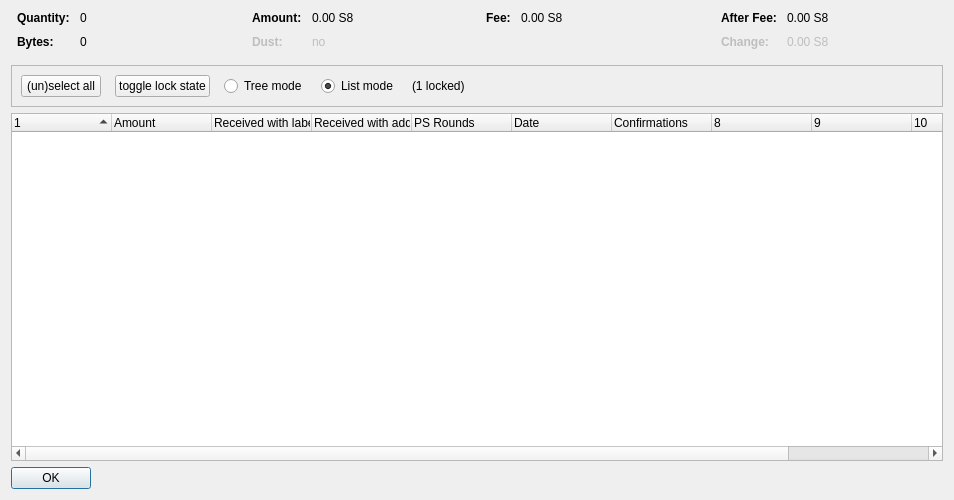
<?xml version="1.0" encoding="UTF-8"?>
<ui version="4.0">
 <class>CoinControlDialog</class>
 <widget class="QDialog" name="CoinControlDialog">
  <property name="geometry">
   <rect>
    <x>0</x>
    <y>0</y>
    <width>954</width>
    <height>500</height>
   </rect>
  </property>
  <property name="windowTitle">
   <string>Coin Selection</string>
  </property>
  <layout class="QVBoxLayout" name="verticalLayout">
   <item>
    <layout class="QHBoxLayout" name="horizontalLayoutTop" stretch="0,0,0,0">
     <property name="topMargin">
      <number>0</number>
     </property>
     <property name="bottomMargin">
      <number>10</number>
     </property>
     <item>
      <layout class="QFormLayout" name="formLayoutCoinControl1">
       <property name="horizontalSpacing">
        <number>10</number>
       </property>
       <property name="verticalSpacing">
        <number>10</number>
       </property>
       <property name="leftMargin">
        <number>6</number>
       </property>
       <property name="rightMargin">
        <number>6</number>
       </property>
       <item row="0" column="0">
        <widget class="QLabel" name="labelCoinControlQuantityText">
         <property name="font">
          <font>
           <weight>75</weight>
           <bold>true</bold>
          </font>
         </property>
         <property name="text">
          <string>Quantity:</string>
         </property>
        </widget>
       </item>
       <item row="0" column="1">
        <widget class="QLabel" name="labelCoinControlQuantity">
         <property name="cursor">
          <cursorShape>IBeamCursor</cursorShape>
         </property>
         <property name="contextMenuPolicy">
          <enum>Qt::ActionsContextMenu</enum>
         </property>
         <property name="text">
          <string notr="true">0</string>
         </property>
         <property name="textInteractionFlags">
          <set>Qt::LinksAccessibleByMouse|Qt::TextSelectableByKeyboard|Qt::TextSelectableByMouse</set>
         </property>
        </widget>
       </item>
       <item row="1" column="0">
        <widget class="QLabel" name="labelCoinControlBytesText">
         <property name="font">
          <font>
           <weight>75</weight>
           <bold>true</bold>
          </font>
         </property>
         <property name="text">
          <string>Bytes:</string>
         </property>
        </widget>
       </item>
       <item row="1" column="1">
        <widget class="QLabel" name="labelCoinControlBytes">
         <property name="cursor">
          <cursorShape>IBeamCursor</cursorShape>
         </property>
         <property name="contextMenuPolicy">
          <enum>Qt::ActionsContextMenu</enum>
         </property>
         <property name="text">
          <string notr="true">0</string>
         </property>
         <property name="textInteractionFlags">
          <set>Qt::LinksAccessibleByMouse|Qt::TextSelectableByKeyboard|Qt::TextSelectableByMouse</set>
         </property>
        </widget>
       </item>
      </layout>
     </item>
     <item>
      <layout class="QFormLayout" name="formLayoutCoinControl2">
       <property name="horizontalSpacing">
        <number>10</number>
       </property>
       <property name="verticalSpacing">
        <number>10</number>
       </property>
       <property name="leftMargin">
        <number>6</number>
       </property>
       <property name="rightMargin">
        <number>6</number>
       </property>
       <item row="0" column="0">
        <widget class="QLabel" name="labelCoinControlAmountText">
         <property name="font">
          <font>
           <weight>75</weight>
           <bold>true</bold>
          </font>
         </property>
         <property name="text">
          <string>Amount:</string>
         </property>
        </widget>
       </item>
       <item row="0" column="1">
        <widget class="QLabel" name="labelCoinControlAmount">
         <property name="cursor">
          <cursorShape>IBeamCursor</cursorShape>
         </property>
         <property name="contextMenuPolicy">
          <enum>Qt::ActionsContextMenu</enum>
         </property>
         <property name="text">
          <string notr="true">0.00 S8</string>
         </property>
         <property name="textInteractionFlags">
          <set>Qt::LinksAccessibleByMouse|Qt::TextSelectableByKeyboard|Qt::TextSelectableByMouse</set>
         </property>
        </widget>
       </item>
       <item row="1" column="0">
        <widget class="QLabel" name="labelCoinControlLowOutputText">
         <property name="enabled">
          <bool>false</bool>
         </property>
         <property name="font">
          <font>
           <weight>75</weight>
           <bold>true</bold>
          </font>
         </property>
         <property name="text">
          <string>Dust:</string>
         </property>
        </widget>
       </item>
       <item row="1" column="1">
        <widget class="QLabel" name="labelCoinControlLowOutput">
         <property name="enabled">
          <bool>false</bool>
         </property>
         <property name="cursor">
          <cursorShape>IBeamCursor</cursorShape>
         </property>
         <property name="contextMenuPolicy">
          <enum>Qt::ActionsContextMenu</enum>
         </property>
         <property name="text">
          <string notr="true">no</string>
         </property>
         <property name="textInteractionFlags">
          <set>Qt::LinksAccessibleByMouse|Qt::TextSelectableByKeyboard|Qt::TextSelectableByMouse</set>
         </property>
        </widget>
       </item>
      </layout>
     </item>
     <item>
      <layout class="QFormLayout" name="formLayoutCoinControl3">
       <property name="horizontalSpacing">
        <number>10</number>
       </property>
       <property name="verticalSpacing">
        <number>10</number>
       </property>
       <property name="leftMargin">
        <number>6</number>
       </property>
       <property name="rightMargin">
        <number>6</number>
       </property>
       <item row="0" column="0">
        <widget class="QLabel" name="labelCoinControlFeeText">
         <property name="font">
          <font>
           <weight>75</weight>
           <bold>true</bold>
          </font>
         </property>
         <property name="text">
          <string>Fee:</string>
         </property>
        </widget>
       </item>
       <item row="0" column="1">
        <widget class="QLabel" name="labelCoinControlFee">
         <property name="cursor">
          <cursorShape>IBeamCursor</cursorShape>
         </property>
         <property name="contextMenuPolicy">
          <enum>Qt::ActionsContextMenu</enum>
         </property>
         <property name="text">
          <string notr="true">0.00 S8</string>
         </property>
         <property name="textInteractionFlags">
          <set>Qt::LinksAccessibleByMouse|Qt::TextSelectableByKeyboard|Qt::TextSelectableByMouse</set>
         </property>
        </widget>
       </item>
      </layout>
     </item>
     <item>
      <layout class="QFormLayout" name="formLayoutCoinControl4">
       <property name="horizontalSpacing">
        <number>10</number>
       </property>
       <property name="verticalSpacing">
        <number>10</number>
       </property>
       <property name="leftMargin">
        <number>6</number>
       </property>
       <property name="rightMargin">
        <number>6</number>
       </property>
       <item row="0" column="0">
        <widget class="QLabel" name="labelCoinControlAfterFeeText">
         <property name="font">
          <font>
           <weight>75</weight>
           <bold>true</bold>
          </font>
         </property>
         <property name="text">
          <string>After Fee:</string>
         </property>
        </widget>
       </item>
       <item row="0" column="1">
        <widget class="QLabel" name="labelCoinControlAfterFee">
         <property name="cursor">
          <cursorShape>IBeamCursor</cursorShape>
         </property>
         <property name="contextMenuPolicy">
          <enum>Qt::ActionsContextMenu</enum>
         </property>
         <property name="text">
          <string notr="true">0.00 S8</string>
         </property>
         <property name="textInteractionFlags">
          <set>Qt::LinksAccessibleByMouse|Qt::TextSelectableByKeyboard|Qt::TextSelectableByMouse</set>
         </property>
        </widget>
       </item>
       <item row="1" column="0">
        <widget class="QLabel" name="labelCoinControlChangeText">
         <property name="enabled">
          <bool>false</bool>
         </property>
         <property name="font">
          <font>
           <weight>75</weight>
           <bold>true</bold>
          </font>
         </property>
         <property name="text">
          <string>Change:</string>
         </property>
        </widget>
       </item>
       <item row="1" column="1">
        <widget class="QLabel" name="labelCoinControlChange">
         <property name="enabled">
          <bool>false</bool>
         </property>
         <property name="cursor">
          <cursorShape>IBeamCursor</cursorShape>
         </property>
         <property name="contextMenuPolicy">
          <enum>Qt::ActionsContextMenu</enum>
         </property>
         <property name="text">
          <string notr="true">0.00 S8</string>
         </property>
         <property name="textInteractionFlags">
          <set>Qt::LinksAccessibleByMouse|Qt::TextSelectableByKeyboard|Qt::TextSelectableByMouse</set>
         </property>
        </widget>
       </item>
      </layout>
     </item>
    </layout>
   </item>
   <item>
    <widget class="QFrame" name="frame">
     <property name="minimumSize">
      <size>
       <width>0</width>
       <height>40</height>
      </size>
     </property>
     <property name="frameShape">
      <enum>QFrame::StyledPanel</enum>
     </property>
     <property name="frameShadow">
      <enum>QFrame::Sunken</enum>
     </property>
     <layout class="QHBoxLayout" name="horizontalLayout">
      <item>
       <layout class="QHBoxLayout" name="horizontalLayoutPanel" stretch="0,0,0,0,0,0">
        <property name="spacing">
         <number>14</number>
        </property>
        <item>
         <widget class="QPushButton" name="pushButtonSelectAll">
          <property name="sizePolicy">
           <sizepolicy hsizetype="Maximum" vsizetype="Fixed">
            <horstretch>0</horstretch>
            <verstretch>0</verstretch>
           </sizepolicy>
          </property>
          <property name="text">
           <string>(un)select all</string>
          </property>
          <property name="autoDefault">
           <bool>false</bool>
          </property>
         </widget>
        </item>
        <item>
         <widget class="QPushButton" name="pushButtonToggleLock">
          <property name="sizePolicy">
           <sizepolicy hsizetype="Maximum" vsizetype="Fixed">
            <horstretch>0</horstretch>
            <verstretch>0</verstretch>
           </sizepolicy>
          </property>
          <property name="text">
           <string>toggle lock state</string>
          </property>
          <property name="autoDefault">
           <bool>false</bool>
          </property>
         </widget>
        </item>
        <item>
         <widget class="QRadioButton" name="radioTreeMode">
          <property name="sizePolicy">
           <sizepolicy hsizetype="Maximum" vsizetype="Fixed">
            <horstretch>0</horstretch>
            <verstretch>0</verstretch>
           </sizepolicy>
          </property>
          <property name="text">
           <string>Tree mode</string>
          </property>
         </widget>
        </item>
        <item>
         <widget class="QRadioButton" name="radioListMode">
          <property name="sizePolicy">
           <sizepolicy hsizetype="Maximum" vsizetype="Fixed">
            <horstretch>0</horstretch>
            <verstretch>0</verstretch>
           </sizepolicy>
          </property>
          <property name="text">
           <string>List mode</string>
          </property>
          <property name="checked">
           <bool>true</bool>
          </property>
         </widget>
        </item>
        <item>
         <widget class="QLabel" name="labelLocked">
          <property name="text">
           <string>(1 locked)</string>
          </property>
         </widget>
        </item>
        <item>
         <spacer name="horizontalSpacer">
          <property name="orientation">
           <enum>Qt::Horizontal</enum>
          </property>
          <property name="sizeHint" stdset="0">
           <size>
            <width>40</width>
            <height>20</height>
           </size>
          </property>
         </spacer>
        </item>
       </layout>
      </item>
     </layout>
    </widget>
   </item>
   <item>
    <widget class="CoinControlTreeWidget" name="treeWidget">
     <property name="contextMenuPolicy">
      <enum>Qt::CustomContextMenu</enum>
     </property>
     <property name="sortingEnabled">
      <bool>false</bool>
     </property>
     <property name="columnCount">
      <number>11</number>
     </property>
     <attribute name="headerShowSortIndicator" stdset="0">
      <bool>true</bool>
     </attribute>
     <attribute name="headerStretchLastSection">
      <bool>false</bool>
     </attribute>
     <column>
      <property name="text">
       <string/>
      </property>
     </column>
     <column>
      <property name="text">
       <string>Amount</string>
      </property>
     </column>
     <column>
      <property name="text">
       <string>Received with label</string>
      </property>
     </column>
     <column>
      <property name="text">
       <string>Received with address</string>
      </property>
     </column>
     <column>
      <property name="text">
       <string>PS Rounds</string>
      </property>
     </column>
     <column>
      <property name="text">
       <string>Date</string>
      </property>
     </column>
     <column>
      <property name="text">
       <string>Confirmations</string>
      </property>
      <property name="toolTip">
       <string>Confirmed</string>
      </property>
     </column>
     <column>
      <property name="text">
       <string/>
      </property>
     </column>
     <column>
      <property name="text">
       <string/>
      </property>
     </column>
     <column>
      <property name="text">
       <string/>
      </property>
     </column>
     <column>
      <property name="text">
       <string/>
      </property>
     </column>
    </widget>
   </item>
   <item>
    <widget class="QDialogButtonBox" name="buttonBox">
     <property name="sizePolicy">
      <sizepolicy hsizetype="Maximum" vsizetype="Fixed">
       <horstretch>0</horstretch>
       <verstretch>0</verstretch>
      </sizepolicy>
     </property>
     <property name="orientation">
      <enum>Qt::Horizontal</enum>
     </property>
     <property name="standardButtons">
      <set>QDialogButtonBox::Ok</set>
     </property>
    </widget>
   </item>
  </layout>
 </widget>
 <customwidgets>
  <customwidget>
   <class>CoinControlTreeWidget</class>
   <extends>QTreeWidget</extends>
   <header>coincontroltreewidget.h</header>
  </customwidget>
 </customwidgets>
 <resources/>
 <connections/>
</ui>
